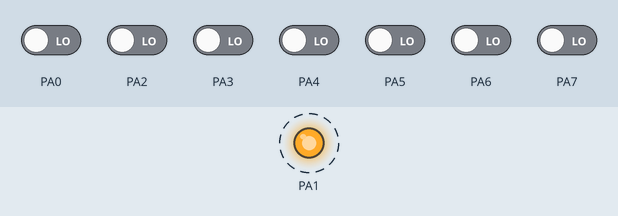
Recording of a program running on a simulated ATmega32, built with avr-gcc and emulated at 8 MHz. Parts: output pins drawn as LEDs (lit = HIGH). Dashed ring = blinking. Inputs (shaded band) come from the test bench; at power-on: PA0, PA2–7 LOW.

Above: at 2.0 s.
2.1 s: PA0 driven HIGH
At 3.3 s:
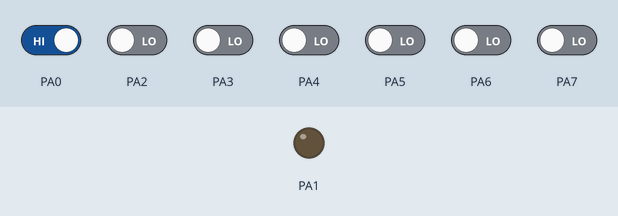
3.6 s: PA0 driven LOW
At 3.75 s:
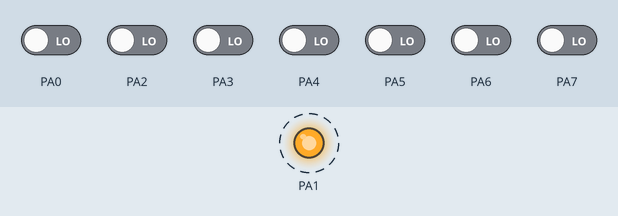
6.8 s: PA2 driven HIGH
At 7.2 s:
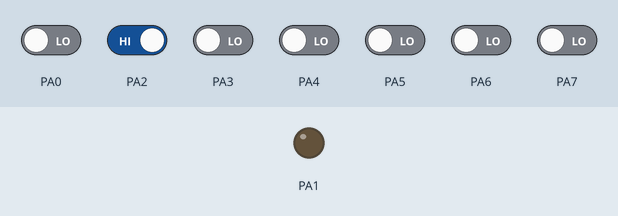
Timing chart, 0 to 9.8 s (numbered marks = the images above; inputs shaded):
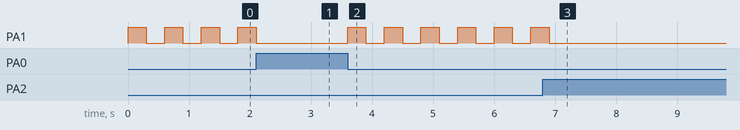

The program:

main.c
```c
/*
 * Button.c
 *
 * Created: 7/5/2019 1:34:36 PM
 * Author : Ahmad
 */
#define F_CPU 8000000UL
#include <avr/io.h>
#include <util/delay.h>

#include "GPIO.h"
#include "pb.h"

int main(void)
{

   PB_Init('a',PIN0);   //(OR)==>  GPIO_U8_PIN_DIR('a',0,pin_dir_input);
   GPIO_U8_PIN_DIR('a',1,pin_dir_output);
   GPIO_U8_PIN_WRITE('a',1,0);

	while (1)
    {

		if (   ! GPIO_U8_PIN_READ_SIMPLE('a',0)     /*! PB_IsPressed('a',0)*/)
		  {
			  GPIO_U8_PIN_WRITE('a',1,1);
			  _delay_ms(300);
			  GPIO_U8_PIN_WRITE('a',1,0);
			  _delay_ms(300);
		  }


// 		  while(! PB_IsPressed('a',0))
// 		    GPIO_U8_PIN_WRITE('a',1,1);
//
// 		 GPIO_U8_PIN_WRITE('a',1,0);
    }
}
```

DATA_TYPES.h
```c
#ifndef DATA_TYPES_H_
#define DATA_TYPES_H_

#define NO_ERROR  1
#define ERROR_HAPPEN 0

typedef unsigned char u8;
typedef signed char s8;

typedef unsigned short u16;
typedef signed short s16;

typedef unsigned long  u32;
typedef signed long   s32;

typedef unsigned long long   u64;
typedef signed long  long    s64;

typedef float f32;
typedef double f64;


#endif
```

pb.c
```c
#include "pb.h"
#include "GPIO.h"

void PB_Init(u8 port_name, u8 pin_number)
{
	// set the corresponding pin as an input
	GPIO_U8_PIN_DIR(port_name , pin_number , pin_dir_input);
}

u8 PB_IsPressed(u8 port_name, u8 pin_number )
{
	u8 confidence_level =0 ;
	/* check if the button is still pressed */
	if (GPIO_U8_PIN_READ_SIMPLE(port_name,pin_number) == PRESSED_LEVEL )
	{
		confidence_level ++; // incrementing the counter to make a simple delay to avoid bouncing
		if (confidence_level > 500) // I think it's a good period or delay
		{
			/*check the button again after the delay- to ensure that button is still pressed */
			if (GPIO_U8_PIN_READ_SIMPLE(port_name,pin_number) == PRESSED_LEVEL )
			   return PRESSED_LEVEL;  // return that button is safely pressed
			   /* here, I'm sure that the button is pressed*/
		}
		confidence_level =0; //  zeroing the confidence level
	}
	else
	   return RELEASE_LEVEL;
}
```

pb.h
```c
#ifndef PB_H_
#define PB_H_

#include "DATA_TYPES.h"

#define RELEASE_LEVEL (1)
#define PRESSED_LEVEL (0)

void PB_Init(u8 port_name, u8 pin_number);
u8 PB_IsPressed(u8 port_name, u8 pin_number ) ;

#endif
```

GPIO.c
```c
#include "GPIO.h"
#include "DATA_TYPES.h"

volatile unsigned char* GPIO_PORT[]= {PORT_A ,PORT_B ,PORT_C,PORT_D };
volatile unsigned char* GPIO_DIR[]= {DDR_A,DDR_B,DDR_C,DDR_D};
volatile unsigned char* GPIO_PIN[]= {PIN_A,PIN_B,PIN_C,PIN_D};

u8 GET_PORT_INDX( u8 port_name)
{
	u8 index;
	switch(port_name)
	{

		case 'A' :
		case 'a' : index=0; break;

		case 'B' :
		case 'b' : index=1; break;

		case 'C' :
		case 'c' : index=2; break;

		case 'D' :
		case 'd' : index=3; break;

	}

	return index;
}

u8 GPIO_U8_PORT_DIR(u8 port_name , u8 port_direction)
{
	*GPIO_DIR[GET_PORT_INDX(port_name)] = port_direction ;

	return NO_ERROR;
}

u8 GPIO_U8_PORT_READ_DIR(u8 port_name , u8 *pt_value)
{
	*pt_value = *GPIO_DIR[GET_PORT_INDX(port_name)]  ;

	return NO_ERROR;
}

u8 GPIO_U8_PORT_WRITE(u8 port_name , u8 port_value)
{
	*GPIO_PORT[GET_PORT_INDX(port_name)]=port_value ;

	return NO_ERROR;
}


u8 GPIO_U8_PORT_READ(u8 port_name, u8* pt_value)
{

	*pt_value =  *GPIO_PIN[GET_PORT_INDX(port_name)];

	return NO_ERROR;

}


u8 GPIO_U8_PIN_WRITE(u8 port_name, u8 pin_number, u8 pin_value)
{
	u8 API_Status ;

	if(pin_number > no_of_pins_on_port - 1)
	{
		API_Status = ERROR_HAPPEN;
	}

	else {

		switch(pin_value)
		{
			case 1 :  * GPIO_PORT[GET_PORT_INDX(port_name)] |= (1<<pin_number); break;

			case 0 :  * GPIO_PORT[GET_PORT_INDX(port_name)] &=~(1<<pin_number); break;

			default : API_Status = ERROR_HAPPEN;  break ;
		}

		API_Status = NO_ERROR;

	}
	return API_Status ;
}

u8 GPIO_U8_PIN_DIR(u8 port_name , u8 pin_number , u8 pin_value)
{
	u8 API_Status;

	if (pin_number > no_of_pins_on_port-1)
	{
		API_Status = ERROR_HAPPEN;
		return API_Status;
	}
	else{

		switch(pin_value)
		{
			case 1 :  *GPIO_DIR[GET_PORT_INDX(port_name)] |= (1<<pin_number); break;

			case 0 :  *GPIO_DIR[GET_PORT_INDX(port_name)] &=~(1<<pin_number); break;

			default : API_Status= ERROR_HAPPEN; break;
		}

		API_Status= NO_ERROR;
	}
	return API_Status ;

}

u8 GPIO_U8_PIN_READ(u8 port_name,u8 pin_number, u8* pt_value)
{
	u8 API_Status;

	if (pin_number > no_of_pins_on_port-1)
	{
		API_Status = ERROR_HAPPEN;
		return API_Status;
	}

	else {

		*pt_value = *GPIO_PIN[GET_PORT_INDX(port_name)];
		API_Status = NO_ERROR;
	}

	return  API_Status ;

}

u8 GPIO_U8_PIN_READ_DIR(u8 port_name , u8 pin_number , u8 *pt_value)
{
	u8 API_Status;

	if (pin_number > no_of_pins_on_port-1)
	{
		API_Status = ERROR_HAPPEN;
		return API_Status;
	}
	else{

		*pt_value = *GPIO_DIR[GET_PORT_INDX(port_name)];
		API_Status = NO_ERROR;
	}
	return API_Status ;

}


u8 GPIO_U8_PIN_READ_SIMPLE(u8 port_name,u8 pin_number)
{
	// read the pin state
   return	*GPIO_PIN[GET_PORT_INDX(port_name)] ;

	//return the state
}
```

GPIO.h
```c
#ifndef GPIO_H_
#define GPIO_H_

#include "DATA_TYPES.h"

#define PORT_A  ((volatile unsigned char *const) 0x3B)
#define DDR_A   ((volatile unsigned char *const) 0x3A)
#define PIN_A   ((volatile unsigned char *const) 0x39)
#define PORT_B  ((volatile unsigned char *const) 0x38)
#define DDR_B   ((volatile unsigned char *const) 0x37)
#define PIN_B   ((volatile unsigned char *const) 0x36)
#define PORT_C  ((volatile unsigned char *const) 0x35)
#define DDR_C   ((volatile unsigned char *const) 0x34)
#define PIN_C   ((volatile unsigned char *const) 0x33)
#define PORT_D  ((volatile unsigned char *const) 0x32)
#define DDR_D   ((volatile unsigned char *const) 0x31)
#define PIN_D   ((volatile unsigned char *const) 0x30)

#define PIN0 0
#define PIN1 1
#define PIN2 2
#define PIN3 3
#define PIN4 4
#define PIN5 5
#define PIN6 6
#define PIN7 7

#define u8_Direction_input 0x00
#define u8_Direction_output 0xFF
#define pin_dir_input  0
#define pin_dir_output 1
//choose the default intialization for GPIO
#define Init_direction_default u8_Direction_input
#define no_of_pins_on_port  8


u8 GET_PORT_INDX( u8 port_name);
u8 GPIO_U8_PORT_DIR(u8 port_name , u8 port_direction);
u8 GPIO_U8_PORT_WRITE(u8 port_name , u8 port_value) ;
u8 GPIO_U8_PORT_READ(u8 port_name, u8* pt_value);
u8 GPIO_U8_PORT_READ_DIR(u8 port_name , u8 *pt_value);
u8 GPIO_U8_PIN_WRITE(u8 port_name, u8 pin_number, u8 pin_value);
u8 GPIO_U8_PIN_DIR(u8 port_name , u8 pin_number , u8 pin_value);
u8 GPIO_U8_PIN_READ(u8 port_name,u8 pin_number, u8* pt_value);
u8 GPIO_U8_PIN_READ_SIMPLE(u8 port_name,u8 pin_number);
u8 GPIO_U8_PIN_READ_DIR(u8 port_name , u8 pin_number , u8 *pt_value);

#endif
```

Measured:
- after the input at 2.1 s, PA1: goes on until 2.1 s, then stays LOW
- after the input at 3.6 s, PA1: alternates HIGH for 0.30 s and LOW for 0.30 s, starting at once
- after the input at 6.8 s, PA1: goes on until 6.9 s, then stays LOW
- by itself, PA1: alternates HIGH for 0.30 s and LOW for 0.30 s
